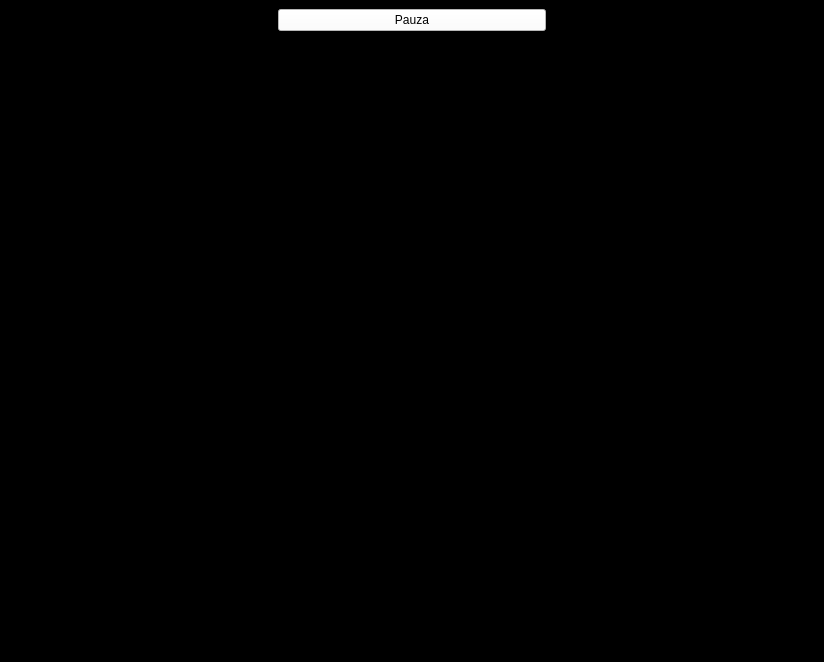
<?xml version="1.0" encoding="UTF-8"?>
<ui version="4.0">
 <class>MainWindow</class>
 <widget class="QMainWindow" name="MainWindow">
  <property name="geometry">
   <rect>
    <x>0</x>
    <y>0</y>
    <width>824</width>
    <height>662</height>
   </rect>
  </property>
  <property name="sizePolicy">
   <sizepolicy hsizetype="Expanding" vsizetype="Expanding">
    <horstretch>0</horstretch>
    <verstretch>0</verstretch>
   </sizepolicy>
  </property>
  <property name="minimumSize">
   <size>
    <width>600</width>
    <height>500</height>
   </size>
  </property>
  <property name="windowTitle">
   <string>Pong</string>
  </property>
  <property name="autoFillBackground">
   <bool>false</bool>
  </property>
  <property name="styleSheet">
   <string notr="true">background-color: black;
color: white;</string>
  </property>
  <property name="toolButtonStyle">
   <enum>Qt::ToolButtonStyle::ToolButtonIconOnly</enum>
  </property>
  <widget class="QWidget" name="centralwidget">
   <layout class="QGridLayout" name="gridLayout_2">
    <item row="0" column="0">
     <layout class="QGridLayout" name="gridLayout">
      <item row="0" column="0">
       <layout class="QHBoxLayout" name="horizontalLayout">
        <item>
         <spacer name="horizontalSpacer">
          <property name="orientation">
           <enum>Qt::Orientation::Horizontal</enum>
          </property>
          <property name="sizeType">
           <enum>QSizePolicy::Policy::Expanding</enum>
          </property>
          <property name="sizeHint" stdset="0">
           <size>
            <width>40</width>
            <height>20</height>
           </size>
          </property>
         </spacer>
        </item>
        <item>
         <widget class="QPushButton" name="buttonPause">
          <property name="sizePolicy">
           <sizepolicy hsizetype="Expanding" vsizetype="Preferred">
            <horstretch>0</horstretch>
            <verstretch>0</verstretch>
           </sizepolicy>
          </property>
          <property name="styleSheet">
           <string notr="true">QWidget {
    background-color: white;
    color: black;
}</string>
          </property>
          <property name="text">
           <string>Pauza</string>
          </property>
          <property name="checkable">
           <bool>false</bool>
          </property>
         </widget>
        </item>
        <item>
         <spacer name="horizontalSpacer_2">
          <property name="orientation">
           <enum>Qt::Orientation::Horizontal</enum>
          </property>
          <property name="sizeType">
           <enum>QSizePolicy::Policy::Expanding</enum>
          </property>
          <property name="sizeHint" stdset="0">
           <size>
            <width>40</width>
            <height>20</height>
           </size>
          </property>
         </spacer>
        </item>
       </layout>
      </item>
      <item row="1" column="0">
       <widget class="QWidget" name="gameWidget" native="true">
        <property name="sizePolicy">
         <sizepolicy hsizetype="Expanding" vsizetype="Expanding">
          <horstretch>0</horstretch>
          <verstretch>0</verstretch>
         </sizepolicy>
        </property>
        <property name="minimumSize">
         <size>
          <width>100</width>
          <height>100</height>
         </size>
        </property>
        <property name="autoFillBackground">
         <bool>false</bool>
        </property>
       </widget>
      </item>
     </layout>
    </item>
   </layout>
  </widget>
 </widget>
 <resources/>
 <connections/>
</ui>
